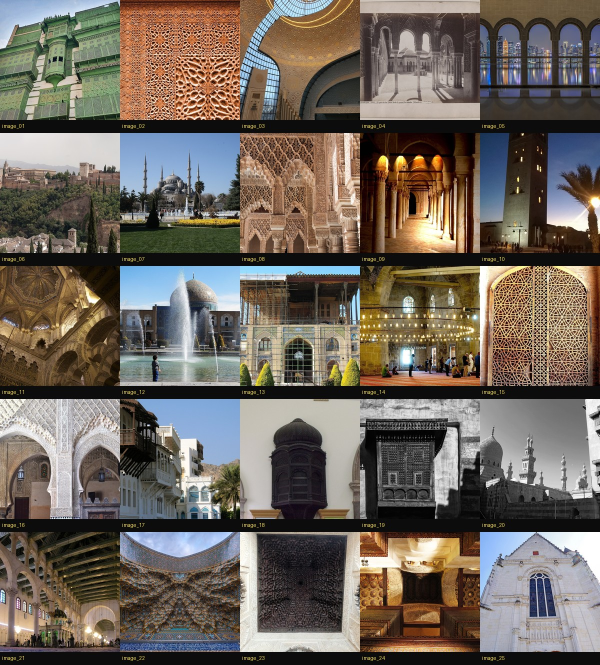
#> input picture dataset_islamic_parametric/_contact_sheet_review.jpg, 1200 x 1330 px (shown at 1/2 size)
$ python -i gold_dataset.py   (imports and definitions only)
#> lines starting #> are read from the running program, lines starting #| are printed output that depends on the picture
"""Gold-standard dataset rebuild: purge style bleed, Openverse top-up, category captions.

Reference contract: PLAN_DATASET_GOLD.md
Does not upload to HF or train.
"""

from __future__ import annotations

import argparse
import json
import re
import sys
import time
from collections import Counter
from datetime import UTC, datetime
from io import BytesIO
from pathlib import Path

import requests
from finalize_dataset import (  # noqa: E402
    OK_LICENSE,
    contact_sheet,
    contrast,
    load_manifest,
    luma,
    phash,
    quality_report,
    renumber,
    save_manifest,
    thumb_hash,
)
from PIL import Image, ImageStat

sys.path.insert(0, str(Path(__file__).resolve().parent / "src"))
from islamic_parametric.constants import (  # noqa: E402
    DATASET_DIR,
    IMAGE_PATTERN,
    TRIGGER_WORD,
    build_caption,
)

UA = {"User-Agent": "flux-islamic-parametric-gold/1.0 (portfolio research)"}
OPENVERSE = "https://api.openverse.org/v1/images/"

TARGET_DEFAULT = 25
MIN_COUNT = 20
MIN_LUMA_GOLD = 90
MIN_SATURATION = 18.0
MAX_SATURATION_BW = 12.0

# Title / source fragments that must not ship (style bleed / noise / non-Islamic / flat)
BLACKLIST_TITLES = (
    "montrésor",
    "montresor",
    "indret-et-loire",
    "indre-et-loire",
    "granada- view into the lion",
    "granada-_view into the lion",
    "city of a thousand minarets",
    "gift shop sculpture",
    "girih_tiles",
    "girih tiles",
    "pointed_arches_gothic",
    "cathedral",
    "castle",
    "gothic",
    "blue_mosque_istanbul",
    "blue mosque istanbul",
    "mezquita cordoba",
    "mezquita_cordoba",
    "patio de los leones",
    "alhambra_patio_de_los_leones",
    "alhambra granada spain",
    "selimiye mosque edirne",
    "great mosque of kairouan",
    "koutoubia mosque marrakech",
    "great mosque of damascus",
    "ali_qapu",
    "ali qapu",
    "sheikh lotfollah",
    "petronas",
    "heydar",
    "flame towers",
    "cayan",
    "kingdom centre",
    "capital gate",
    "institut du monde",
    "louvre abu dhabi",
    "notre-dame",
    "eiffel",
    "louvre pyramid",
    "university",
    "college",
    "ignatius",
    "john carroll",
    "sao paulo",
    "são paulo",
    "brazil",
    "brasil",
    "tintype",
    "seated men",
    "writing table",
    "sitting room",
    "velvet case",
    "diyari",
    "diyarbak",
    "transept",
    "christmas",
    "wedding",
    "portrait of",
    "school",
    "high school",
    "elementary",
    "hotel lobby modern non",
    "office building generic",
    "apartment block generic",
    "parking",
    "warehouse",
    "factory",
    "stadium",
    "airport terminal",
    "train station",
    "subway",
    "bus stop",
    "bridge suspension",
    "skyline night",
    "night city",
    "department store",
    "department stores",
    "gay street",
    "honolulu",
    "kalakaua",
    "diamond head",
    "japan",
    "tokyo",
    "osaka",
    "kyoto",
    "lawrence scarpa",
    "lawrencescarpa",
    "cherokee",
    "ismaili centre",
    "ismaili center",
    "sitting room",
    "writing table",
    "pisa",
    "leaning tower",
    "duomo",
    "prague",
    "castilla",
    "toledo",
    "el salvador",
    "bosra",
    "temple of bel",
    "palmyra",
    "hampi",
    "elephant stables",
    "israel",
    "mahmadiyya",
    "qadisha",
    "deir mar",
    "christian",
    "church",
    "cathedral nave",
    "synagogue",
    "elephant",
    "village on the water",
    "kids playing",
    "national mosque of malaysia",
    "redfern mosque",
    "department store",
    "department stores",
    "gay street",
    "honolulu",
    "kalakaua",
    "diamond head",
    "japan",
    "tokyo",
    "osaka",
    "kyoto",
    "lawrence scarpa",
    "lawrencescarpa",
    "cherokee",
    "ismaili centre",
    "ismaili center",
    "theatre",
    "theater",
)

# Positive Openverse / style queries (gold vocabulary)
GOLD_QUERIES = [
    "mashrabiya",
    "mashrabiya facade",
    "mashrabiya window",
    "geometric screen facade",
    "geometric screen building",
    "islamic geometric screen",
    "islamic lattice facade",
    "perforated facade",
    "parametric facade",
    "modern mosque facade",
    "contemporary mosque",
    "mosque architecture modern",
    "islamic architecture modern",
    "geometric facade daylight",
    "ornamental screen facade",
    "lattice window sunlight",
    "geometric window light",
    "islamic window pattern",
    "muqarnas ceiling",
    "muqarnas interior",
    "islamic courtyard",
    "mosque interior light",
    "prayer hall interior",
    "arabesque facade",
    "geometric relief facade",
    "stone screen islamic",
    "wooden screen islamic",
    "jali screen",
    "brise soleil",
    "sunscreen facade geometric",
    "mosque arcade courtyard",
    "riad courtyard",
    "madrasa courtyard",
    "islamic museum interior",
    "geometric dome interior",
    "mosque entrance portal",
    "islamic arch facade",
    "patterned shadows interior",
]

# Category cores for beautiful, style-unified captions (no filenames)
CORES_FACADE = [
    "a crisp modern building facade with white GRC geometric screens and a grand pointed-arch portal in bright daylight",
    "a full facade of perforated stone lattice panels with rhythmic structural bays under clear sky",
    "a contemporary Islamic cultural center exterior with layered mashrabiya screens and bilateral symmetry",
    "a modern mosque entrance with intricate geometric screen cladding and deep portal shadows",
    "a heritage-inspired modern facade combining carved geometric relief and warm sandstone in hard daylight",
]
CORES_DETAIL = [
    "a close-up architectural detail of an intricate parametric mashrabiya lattice panel with sharp cast shadows",
    "a timber geometric screen close-up showing carved Islamic star patterns and daylight punch-through",
    "a close-up of perforated geometric panels with layered depth and precise modular rhythm",
    "an ornate mashrabiya lattice detail with warm wood texture and high-contrast daylight",
    "a geometric window screen detail casting crisp patterned light on surrounding stone",
]
CORES_INTERIOR = [
    "an interior view with geometric screens filtering warm daylight into patterned shadows across the floor",
    "a prayer-hall style interior with arched mashrabiya walls and soft directional sunlight",
    "a luxury interior courtyard arcade with ornate geometric screens and golden ambient light",
    "an interior muqarnas-inspired ceiling with honeycomb geometry under warm artificial and daylight mix",
    "a sunlit interior colonnade with lattice screens projecting precise geometric shade patterns",
]

IMAGE_EXTS = (".jpg", ".jpeg", ".png", ".webp")


def mean_saturation(im: Image.Image) -> float:
    small = im.convert("RGB").resize((64, 64), Image.Resampling.LANCZOS)
    hsv = small.convert("HSV")
    return ImageStat.Stat(hsv).mean[1]


# [9 lines left out: function title_blob, not called in this run]


def is_blacklisted(entry: dict) -> bool:
    blob = title_blob(entry)
    return any(k.lower() in blob for k in BLACKLIST_TITLES)


# [533 lines left out: functions is_bw, classify_category, gold_caption, write_gold_captions, openverse_search, normalize_license and 10 more, not called in this run]


# [2 lines not run here, left out]

>>> from PIL import Image
>>> picture = Image.open('dataset_islamic_parametric/_contact_sheet_review.jpg')
#> picture is the input picture: PIL image 1200x1330 RGB; mean R, G, B 110.7, 101.7, 92.6
>>> result = mean_saturation(picture)
#> in mean_saturation, `small = im.convert("RGB").resize((64, 64), Image.Resampling.LANCZOS)`:
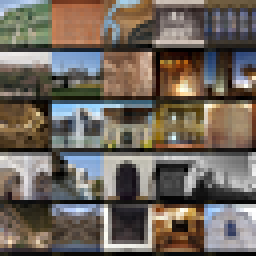
#> small: PIL image 64x64 RGB (shown 4 times larger); mean R, G, B 110.7, 101.7, 92.6
#> in mean_saturation, `hsv = small.convert("HSV")`: hsv: PIL image 64x64 HSV; mean H, S, V 58.8, 73.7, 117.7
#> result = 73.7
